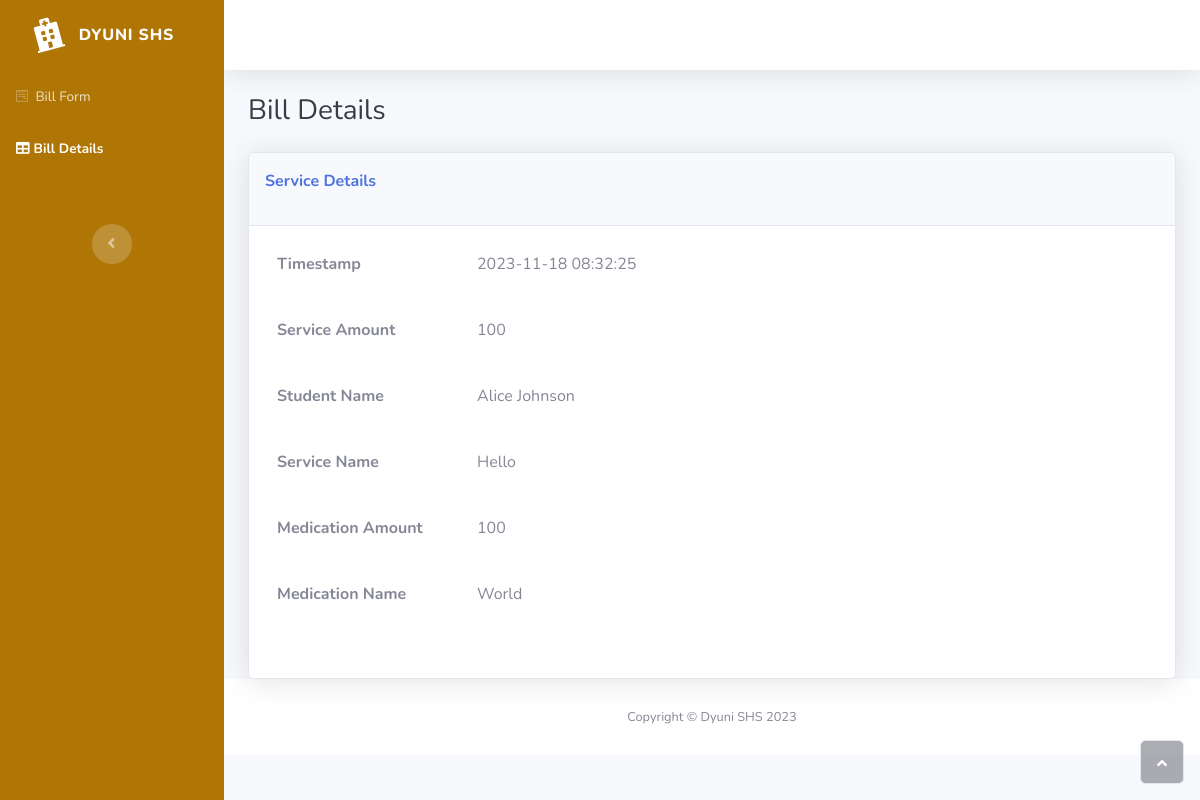
The app's page /html/Billpayment.php?id=3 with its own data.
### tables this page shows
CREATE TABLE `records` (
  `record_id` int(10) NOT NULL,
  `reg_number` varchar(100) NOT NULL,
  `date` timestamp NOT NULL DEFAULT current_timestamp() ON UPDATE current_timestamp(),
  `service_amount` int(11) NOT NULL,
  `service_name` varchar(200) NOT NULL,
  `medication_amount` int(11) NOT NULL,
  `medication_name` varchar(200) NOT NULL
);

### html/Billpayment.php (the view, shortened to what this page needs)
<?php
include("../db/dbConn.php");
?>
<!DOCTYPE html>
<html>
<head>
    <link rel="stylesheet" href="assets/bootstrap/css/bootstrap.min.css">
    <link rel="stylesheet" href="assets/fonts/fontawesome-all.min.css">
</head>
<body id="page-top">
    <div id="wrapper">
        <nav class="navbar navbar-dark align-items-start sidebar sidebar-dark accordion bg-gradient-primary p-0"
            style="background: #af7505;">
            <div class="container-fluid d-flex flex-column p-0"><a
                    class="navbar-brand d-flex justify-content-center align-items-center sidebar-brand m-0" href="#">
                    <div class="sidebar-brand-icon rotate-n-15"><i class="fas fa-hospital"></i></div>
                    <div class="sidebar-brand-text mx-3"><span>dYuni SHS</span></div>
                </a>
                <ul class="navbar-nav text-light" id="accordionSidebar">
                    <li class="nav-item"><a class="nav-link" href="paymentform.html"><i
                                class="fab fa-wpforms"></i><span>&nbsp;Bill Form</span></a></li>
                    <li class="nav-item"><a class="nav-link active" href="Billpayment.html"><i
                                class="fas fa-table"></i><span>Bill Details&nbsp;</span></a><a class="nav-link"
                            href="index.html"></a></li>
                </ul>
                <div class="text-center d-none d-md-inline"><button class="btn rounded-circle border-0"
                        id="sidebarToggle" type="button"></button></div>
            </div>
        </nav>
        <div class="d-flex flex-column" id="content-wrapper">
            <div id="content">
                <nav class="navbar navbar-light navbar-expand bg-white shadow mb-4 topbar static-top">
                </nav>
                <div class="container-fluid">
                    <h3 class="text-dark mb-4">Bill Details</h3>
                    <div class="card shadow">
                        <div class="card-header py-3">
                            <p style="color: #af7505;"><strong><span style="color: rgb(78, 115, 223);">Service
                                        Details</span></strong><br></p>
                        </div>
                        <div class="card-body">
                            <div class="row text-capitalize">
                                <?php
                                $id = $_GET['id'];
                                $sql = "SELECT  records.date as 'timestamp',
                              records.service_amount, CONCAT(users.first_name , ' ',users.last_name) as
                              'student_name', records.service_name, records.medication_amount,
                              records.medication_name FROM records INNER JOIN Students ON Students.reg_number = records.reg_number INNER JOIN users ON users.user_id = Students.user_id WHERE records.record_id = $id";
                                $result = $conn->query($sql);
                                $row = $result->fetch_assoc();
foreach ($row as $key => $value) {
    ?>
<div class="col-12 d-flex" style="padding-top: 10px;padding-bottom: 10px;"><label
                                        class="form-label"
                                        style="font-weight: bold;width: 200px;margin-left: 12px;height: 38px;">                                        <?php echo str_replace('_',' ',$key) ?>
 &nbsp;</label>
                                    <div>
                                        <?php echo $value ?>
                                    </div>
                                </div>
    <?php
}
                                    ?>
                        </div>
                    </div>
                </div>
            </div>
            <footer class="bg-white sticky-footer">
                <div class="container my-auto">
                    <div class="text-center my-auto copyright"><span>Copyright © Dyuni SHS 2023</span></div>
                </div>
            </footer>
        </div><a class="border rounded d-inline scroll-to-top" href="#page-top"><i class="fas fa-angle-up"></i></a>
    </div>
</body>
</html>

### records on screen
records: date "2023-11-18 08:32:25", service_amount "100", service_name "Hello", medication_amount "100", medication_name "World"

### other values on screen
str_replace('_',' ',$key) "Timestamp"
str_replace('_',' ',$key) "Service Amount"
str_replace('_',' ',$key) "Student Name"
$value "Alice Johnson"
str_replace('_',' ',$key) "Service Name"
str_replace('_',' ',$key) "Medication Amount"
str_replace('_',' ',$key) "Medication Name"
